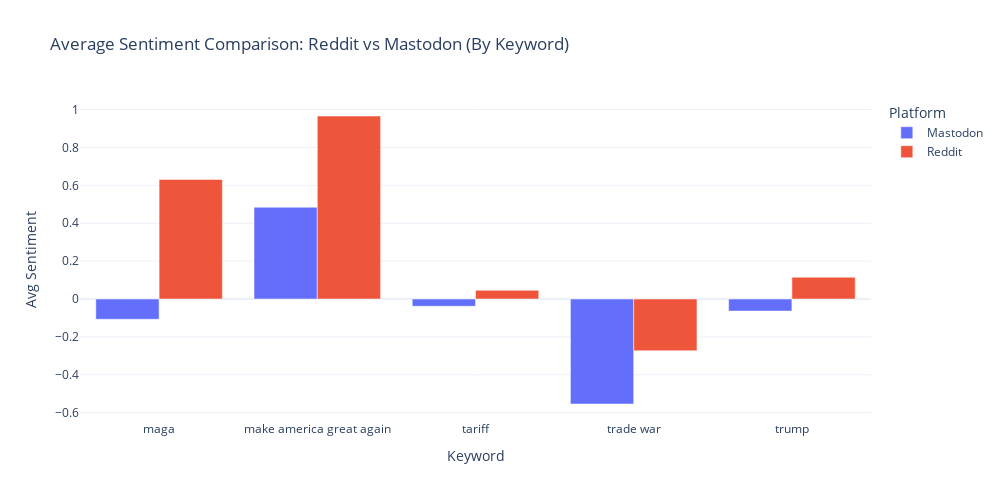

This figure's notebook cell:
### Markdown cell above
## 📊 How Do Sentiments Around Key Topics Differ Between Reddit and Mastodon?

### Code cell
df_masto = get_keyword_stats_over_time("2025-05-01", "2025-05-15")
df_masto_summary = df_masto.groupby("keyword").agg(
    count=("count", "sum"),
    avg_sentiment=("avg_sentiment", "mean")
).reset_index()

df_masto_clean = merge_keyword_variants(df_masto_summary, merge_map)
df_reddit_clean = merge_keyword_variants(df_reddit, merge_map)
fig = plot_platform_sentiment_only(df_masto_clean, df_reddit_clean)
fig.show()

### Figure 1 — Plotly figure (JSON) as saved in the notebook; plotly's stock layout.template omitted (floating-point values rounded to 4 significant figures)
{"data": [{"alignmentgroup": "True", "hovertemplate": "platform=Mastodon<br>Keyword=%{x}<br>Avg Sentiment=%{y}<extra></extra>", "legendgroup": "Mastodon", "marker": {"color": "#636efa", "pattern": {"shape": ""}}, "name": "Mastodon", "offsetgroup": "Mastodon", "orientation": "v", "showlegend": true, "textposition": "auto", "type": "bar", "x": ["maga", "make america great again", "tariff", "trade war", "trump"], "xaxis": "x", "y": [-0.107, 0.4845, -0.03807, -0.554, -0.0636], "yaxis": "y"}, {"alignmentgroup": "True", "hovertemplate": "platform=Reddit<br>Keyword=%{x}<br>Avg Sentiment=%{y}<extra></extra>", "legendgroup": "Reddit", "marker": {"color": "#EF553B", "pattern": {"shape": ""}}, "name": "Reddit", "offsetgroup": "Reddit", "orientation": "v", "showlegend": true, "textposition": "auto", "type": "bar", "x": ["maga", "make america great again", "tariff", "trade war", "trump"], "xaxis": "x", "y": [0.631, 0.966, 0.046, -0.273, 0.115], "yaxis": "y"}], "layout": {"barmode": "group", "height": 500, "legend": {"title": {"text": "Platform"}, "tracegroupgap": 0}, "title": {"text": "Average Sentiment Comparison: Reddit vs Mastodon (By Keyword)"}, "width": 1000, "xaxis": {"anchor": "y", "autorange": true, "domain": [0, 1], "range": [-0.5, 4.5], "title": {"text": "Keyword"}, "type": "category"}, "yaxis": {"anchor": "x", "autorange": true, "domain": [0, 1], "range": [-0.6384, 1.05], "title": {"text": "Avg Sentiment"}, "type": "linear"}}}
